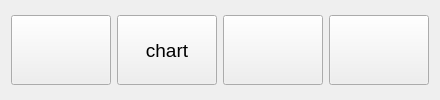
        <widget class="QWidget" name="widget_11" native="true">
         <layout class="QHBoxLayout" name="horizontalLayout_4">
          <item>
           <widget class="QToolButton" name="btn_pre">
            <property name="minimumSize">
             <size>
              <width>100</width>
              <height>70</height>
             </size>
            </property>
            <property name="maximumSize">
             <size>
              <width>100</width>
              <height>16777215</height>
             </size>
            </property>
            <property name="font">
             <font>
              <pointsize>14</pointsize>
             </font>
            </property>
            <property name="styleSheet">
             <string notr="true"/>
            </property>
            <property name="text">
             <string/>
            </property>
            <property name="icon">
             <iconset resource="res.qrc">
              <normaloff>:/image/翻页1.png</normaloff>:/image/翻页1.png</iconset>
            </property>
            <property name="iconSize">
             <size>
              <width>46</width>
              <height>46</height>
             </size>
            </property>
            <property name="checkable">
             <bool>false</bool>
            </property>
            <property name="toolButtonStyle">
             <enum>Qt::ToolButtonIconOnly</enum>
            </property>
           </widget>
          </item>
          <item>
           <widget class="QToolButton" name="chart_water_pre">
            <property name="minimumSize">
             <size>
              <width>100</width>
              <height>70</height>
             </size>
            </property>
            <property name="maximumSize">
             <size>
              <width>100</width>
              <height>16777215</height>
             </size>
            </property>
            <property name="font">
             <font>
              <pointsize>14</pointsize>
             </font>
            </property>
            <property name="styleSheet">
             <string notr="true"/>
            </property>
            <property name="text">
             <string>chart</string>
            </property>
            <property name="icon">
             <iconset resource="res.qrc">
              <normaloff>:/image/左翻页.png</normaloff>:/image/左翻页.png</iconset>
            </property>
            <property name="iconSize">
             <size>
              <width>46</width>
              <height>46</height>
             </size>
            </property>
            <property name="checkable">
             <bool>false</bool>
            </property>
            <property name="toolButtonStyle">
             <enum>Qt::ToolButtonIconOnly</enum>
            </property>
           </widget>
          </item>
          <item>
           <widget class="QToolButton" name="chart_water_next">
            <property name="minimumSize">
             <size>
              <width>100</width>
              <height>70</height>
             </size>
            </property>
            <property name="maximumSize">
             <size>
              <width>100</width>
              <height>16777215</height>
             </size>
            </property>
            <property name="font">
             <font>
              <pointsize>14</pointsize>
             </font>
            </property>
            <property name="styleSheet">
             <string notr="true"/>
            </property>
            <property name="text">
             <string/>
            </property>
            <property name="icon">
             <iconset resource="res.qrc">
              <normaloff>:/image/右翻页.png</normaloff>:/image/右翻页.png</iconset>
            </property>
            <property name="iconSize">
             <size>
              <width>46</width>
              <height>46</height>
             </size>
            </property>
            <property name="checkable">
             <bool>false</bool>
            </property>
            <property name="toolButtonStyle">
             <enum>Qt::ToolButtonIconOnly</enum>
            </property>
           </widget>
          </item>
          <item>
           <widget class="QToolButton" name="water_next">
            <property name="minimumSize">
             <size>
              <width>100</width>
              <height>70</height>
             </size>
            </property>
            <property name="maximumSize">
             <size>
              <width>100</width>
              <height>16777215</height>
             </size>
            </property>
            <property name="font">
             <font>
              <pointsize>14</pointsize>
             </font>
            </property>
            <property name="styleSheet">
             <string notr="true"/>
            </property>
            <property name="text">
             <string/>
            </property>
            <property name="icon">
             <iconset resource="res.qrc">
              <normaloff>:/image/右翻页细.png</normaloff>:/image/右翻页细.png</iconset>
            </property>
            <property name="iconSize">
             <size>
              <width>46</width>
              <height>46</height>
             </size>
            </property>
            <property name="checkable">
             <bool>false</bool>
            </property>
            <property name="toolButtonStyle">
             <enum>Qt::ToolButtonIconOnly</enum>
            </property>
           </widget>
          </item>
         </layout>
        </widget>
